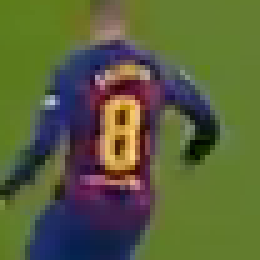
#> input picture Proyecto/8fb.png, 52 x 52 px (shown 5 times larger); its folder holds only this picture in this run
$ python -i lineas_gol.py   (imports and definitions only)
#> lines starting #> are read from the running program, lines starting #| are printed output that depends on the picture; after the words box and inside, x2 and y2 are one past the last pixel; in counts of white or black regions, pixels touching at a corner belong together
#> further down, picture is the input picture: shape (52, 52, 3); mean B, G, R 60, 96.3, 89.7
import cv2
import numpy as np
import math


class LineasGol:
    # [92 lines left out: functions __init__, add_linea_gol, check_lines_goal, vertical_hough_lines, not called in this run]


def distance(a, b):
    return math.sqrt((a.x - b.x) ** 2 + (a.y - b.y) ** 2)


def is_between(a, c, b):
    return distance(a, c) + distance(c, b) == distance(a, b)


def get_hsv_frame(frame):
    hsv = cv2.cvtColor(frame, cv2.COLOR_BGR2HSV)
#> hsv: shape (52, 52, 3); mean H, S, V 64.4, 146, 112.3
    lower_white = np.array([33, 30, 62], dtype=np.uint8)
    upper_white = np.array([75, 255, 166], dtype=np.uint8)
    mask = cv2.inRange(hsv, lower_white, upper_white)
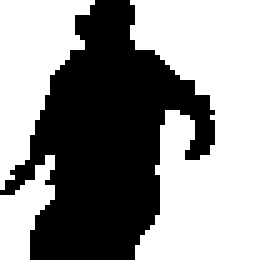
#> mask: shape (52, 52) (shown 5 times larger); 56.4% white; 1 black region, box (x1, y1, x2, y2) and area: (0, 0, 43, 52) 1179
    # Bitwise-AND mask and original image
    res = cv2.bitwise_and(frame, frame, mask=mask)
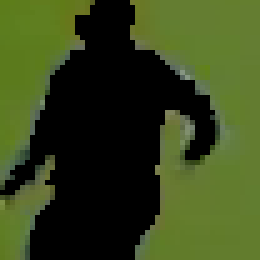
#> res: shape (52, 52, 3) (shown 5 times larger); mean B, G, R 27, 68.3, 54.7
    blur = cv2.GaussianBlur(res, (15, 15), cv2.BORDER_DEFAULT)
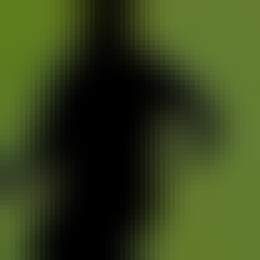
#> blur: shape (52, 52, 3) (shown 5 times larger); mean B, G, R 27, 68.2, 54.5
    hsv2 = cv2.cvtColor(blur, cv2.COLOR_BGR2HSV)
#> hsv2: shape (52, 52, 3); mean H, S, V 35.7, 129.7, 68.2
    lower_white2 = np.array([33, 30, 62], dtype=np.uint8)
    upper_white2 = np.array([75, 255, 166], dtype=np.uint8)
    mask2 = cv2.inRange(hsv2, lower_white2, upper_white2)
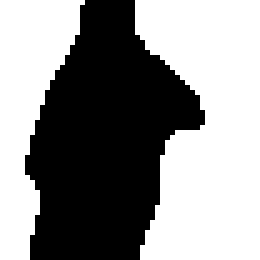
#> mask2: shape (52, 52) (shown 5 times larger); 55.7% white; 1 black region, box (x1, y1, x2, y2) and area: (5, 0, 41, 52) 1199
    # Bitwise-AND mask and original image
    return cv2.bitwise_and(res, res, mask=mask2)
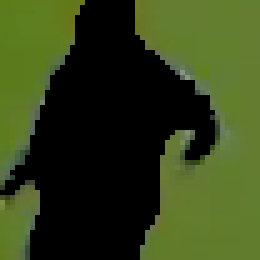
#> returned value: shape (52, 52, 3) (shown 5 times larger); mean of channels 0, 1, 2 24.9, 64.7, 51.3; drawn as B, G, R


# [48 lines left out: functions put_hough_lines, write_gol, test_goal, not called in this run]


def nothing(a):
    pass

>>> import cv2
>>> picture = cv2.imread('8fb.png')
>>> result = get_hsv_frame(picture)

$ run again, on Proyecto/rm.png
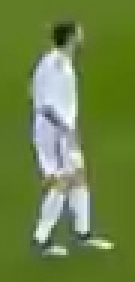
#> input picture Proyecto/rm.png, 45 x 94 px (shown 3 times larger)
#> picture is the input picture: shape (94, 45, 3); mean B, G, R 69.3, 131.6, 109.3
#> hsv: shape (94, 45, 3); mean H, S, V 49.7, 143.2, 133.3
#> in get_hsv_frame, `mask = cv2.inRange(hsv, lower_white, upper_white)`:
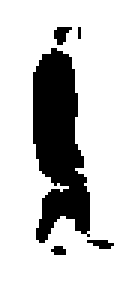
#> mask: shape (94, 45) (shown 3 times larger); 79.3% white; 5 black regions (3 under 20 px), largest, box (x1, y1, x2, y2) and area: (11, 16, 30, 81) 820, (18, 9, 24, 15) 23
#> hsv2: shape (94, 45, 3); mean H, S, V 40.1, 158.7, 92.5
#> in get_hsv_frame, `mask2 = cv2.inRange(hsv2, lower_white2, upper_white2)`:
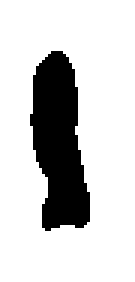
#> mask2: shape (94, 45) (shown 3 times larger); 80.6% white; 1 black region, box (x1, y1, x2, y2) and area: (10, 17, 30, 77) 821
